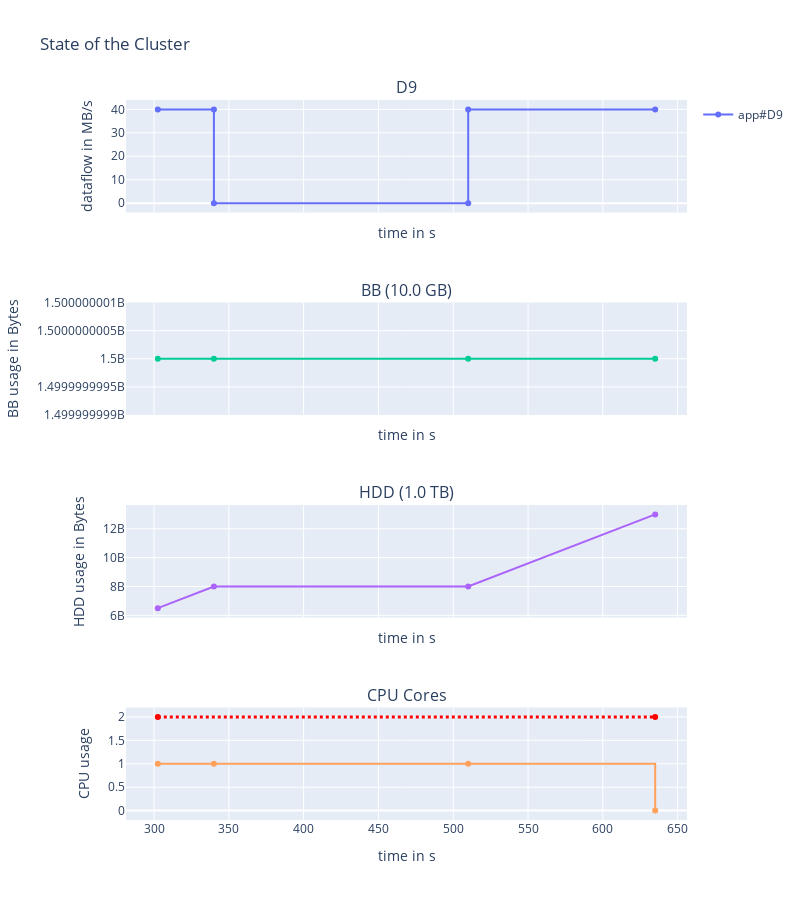

The cell this chart's notebook holds for it:
### Code cell
# logger
# sim env an data
data = simpy.Store(env)
logger.remove()
# Simple app: read 1GB -> compute 10s -> write 5GB
compute = [5790,  5960]
read = [0, 0]
write = [1.5e9, 5e9]
placement = [0, 1]
use_bb = [False, False]
app = Application(env, compute=compute, read=read, write=write, data=data)
env.process(app.run(cluster, placement=placement, use_bb=use_bb))
env.run()
print(f"application duration = {app.get_fitness()}")
fig = display_run(data, cluster, width=800, height=900)
fig.show()

### Figure 1 — Plotly figure (JSON) as saved in the notebook; plotly's stock layout.template omitted (floating-point values rounded to 4 significant figures)
{"data": [{"line": {"shape": "linear"}, "name": "app#D9", "text": ["WRITE|to/from:HDD|volume=1.5 GB", "WRITE|to/from:HDD|volume=1.5 GB", "COMPUTE|volume=0B", "COMPUTE|volume=0B", "WRITE|to/from:HDD|volume=5.0 GB", "WRITE|to/from:HDD|volume=5.0 GB"], "textposition": "top center", "type": "scatter", "x": [302.5, 340, 340, 510, 510, 635], "xaxis": "x", "y": [40, 40, 0, 0, 40, 40], "yaxis": "y"}, {"line": {"dash": "dot", "shape": "linear"}, "name": "D9 mvt", "text": [], "textposition": "top center", "type": "scatter", "x": [], "xaxis": "x", "y": [], "yaxis": "y"}, {"line": {"shape": "linear"}, "name": "BB", "showlegend": false, "text": ["D9|Write|HDD | +volume=1.5 GB", "D9|Compute | +volume=0B", "D9|Write|HDD | +volume=5.0 GB"], "textposition": "top center", "type": "scatter", "x": [302.5, 340, 510, 635], "xaxis": "x2", "y": [1500000000, 1500000000, 1500000000, 1500000000], "yaxis": "y2"}, {"line": {"shape": "linear"}, "name": "HDD", "showlegend": false, "text": ["D9|Write|HDD | +volume=1.5 GB", "D9|Compute | +volume=0B", "D9|Write|HDD | +volume=5.0 GB"], "textposition": "top center", "type": "scatter", "x": [302.5, 340, 510, 635], "xaxis": "x3", "y": [6500000000, 8000000000.0, 8000000000.0, 13000000000], "yaxis": "y3"}, {"line": {"shape": "hv"}, "showlegend": false, "type": "scatter", "x": [302.5, 340, 510, 635], "xaxis": "x4", "y": [1, 1, 1, 0], "yaxis": "y4"}, {"line": {"color": "red", "dash": "dot", "shape": "hv", "width": 3}, "showlegend": false, "text": ["Maximum available cores in cluster=2", "Maximum available cores in cluster=2"], "type": "scatter", "x": [302.5, 635], "xaxis": "x4", "y": [2, 2], "yaxis": "y4"}], "layout": {"annotations": [{"font": {"size": 16}, "showarrow": false, "text": "D9", "x": 0.5, "xanchor": "center", "xref": "paper", "y": 1, "yanchor": "bottom", "yref": "paper"}, {"font": {"size": 16}, "showarrow": false, "text": "BB (10.0 GB)", "x": 0.5, "xanchor": "center", "xref": "paper", "y": 0.7188, "yanchor": "bottom", "yref": "paper"}, {"font": {"size": 16}, "showarrow": false, "text": "HDD (1.0 TB)", "x": 0.5, "xanchor": "center", "xref": "paper", "y": 0.4375, "yanchor": "bottom", "yref": "paper"}, {"font": {"size": 16}, "showarrow": false, "text": "CPU Cores", "x": 0.5, "xanchor": "center", "xref": "paper", "y": 0.1562, "yanchor": "bottom", "yref": "paper"}], "height": 900, "title": {"text": "State of the Cluster"}, "width": 800, "xaxis": {"anchor": "y", "domain": [0, 1], "matches": "x4", "showticklabels": false, "title": {"text": "time in s"}}, "xaxis2": {"anchor": "y2", "domain": [0, 1], "matches": "x4", "showticklabels": false, "title": {"text": "time in s"}}, "xaxis3": {"anchor": "y3", "domain": [0, 1], "matches": "x4", "showticklabels": false, "title": {"text": "time in s"}}, "xaxis4": {"anchor": "y4", "domain": [0, 1], "title": {"text": "time in s"}}, "yaxis": {"anchor": "x", "domain": [0.8438, 1], "title": {"text": "dataflow in MB/s"}}, "yaxis2": {"anchor": "x2", "domain": [0.5625, 0.7188], "title": {"text": "BB usage in Bytes"}}, "yaxis3": {"anchor": "x3", "domain": [0.2812, 0.4375], "title": {"text": "HDD usage in Bytes"}}, "yaxis4": {"anchor": "x4", "domain": [0, 0.1562], "title": {"text": "CPU usage"}}}}
